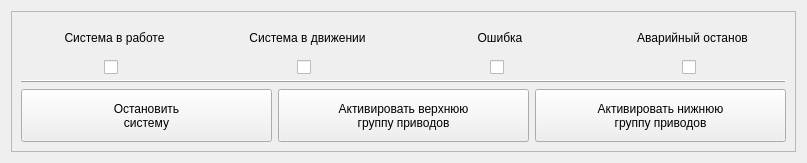
<?xml version="1.0" encoding="UTF-8"?>
<ui version="4.0">
 <class>SystemView</class>
 <widget class="QWidget" name="SystemView">
  <property name="geometry">
   <rect>
    <x>0</x>
    <y>0</y>
    <width>807</width>
    <height>163</height>
   </rect>
  </property>
  <property name="sizePolicy">
   <sizepolicy hsizetype="Fixed" vsizetype="Fixed">
    <horstretch>0</horstretch>
    <verstretch>0</verstretch>
   </sizepolicy>
  </property>
  <property name="minimumSize">
   <size>
    <width>807</width>
    <height>163</height>
   </size>
  </property>
  <property name="windowTitle">
   <string>Form</string>
  </property>
  <property name="styleSheet">
   <string notr="true">QCheckBox
{
	margin-left:50%;
	margin-right:50%;
}</string>
  </property>
  <layout class="QHBoxLayout" name="horizontalLayout">
   <item>
    <widget class="QFrame" name="frame">
     <property name="frameShape">
      <enum>QFrame::Shape::StyledPanel</enum>
     </property>
     <property name="frameShadow">
      <enum>QFrame::Shadow::Raised</enum>
     </property>
     <layout class="QHBoxLayout" name="horizontalLayout_2">
      <item>
       <layout class="QVBoxLayout" name="verticalLayout_5">
        <item>
         <layout class="QHBoxLayout" name="horizontalLayout_3">
          <item>
           <layout class="QVBoxLayout" name="verticalLayout">
            <item>
             <widget class="QLabel" name="label">
              <property name="text">
               <string>Система в работе</string>
              </property>
              <property name="alignment">
               <set>Qt::AlignmentFlag::AlignCenter</set>
              </property>
             </widget>
            </item>
            <item alignment="Qt::AlignmentFlag::AlignHCenter">
             <widget class="QCheckBox" name="isSystemWorking">
              <property name="text">
               <string/>
              </property>
             </widget>
            </item>
           </layout>
          </item>
          <item>
           <layout class="QVBoxLayout" name="verticalLayout_2">
            <item>
             <widget class="QLabel" name="label_2">
              <property name="text">
               <string>Система в движении</string>
              </property>
              <property name="alignment">
               <set>Qt::AlignmentFlag::AlignCenter</set>
              </property>
             </widget>
            </item>
            <item alignment="Qt::AlignmentFlag::AlignHCenter">
             <widget class="QCheckBox" name="isSystemMoving">
              <property name="text">
               <string/>
              </property>
             </widget>
            </item>
           </layout>
          </item>
          <item>
           <layout class="QVBoxLayout" name="verticalLayout_3">
            <item>
             <widget class="QLabel" name="label_3">
              <property name="text">
               <string>Ошибка</string>
              </property>
              <property name="alignment">
               <set>Qt::AlignmentFlag::AlignCenter</set>
              </property>
             </widget>
            </item>
            <item alignment="Qt::AlignmentFlag::AlignHCenter">
             <widget class="QCheckBox" name="IsSystemError">
              <property name="text">
               <string/>
              </property>
             </widget>
            </item>
           </layout>
          </item>
          <item>
           <layout class="QVBoxLayout" name="verticalLayout_4">
            <item>
             <widget class="QLabel" name="label_4">
              <property name="text">
               <string>Аварийный останов</string>
              </property>
              <property name="alignment">
               <set>Qt::AlignmentFlag::AlignCenter</set>
              </property>
             </widget>
            </item>
            <item alignment="Qt::AlignmentFlag::AlignHCenter">
             <widget class="QCheckBox" name="isSystemEStoped">
              <property name="text">
               <string/>
              </property>
             </widget>
            </item>
           </layout>
          </item>
         </layout>
        </item>
        <item>
         <widget class="Line" name="line">
          <property name="frameShadow">
           <enum>QFrame::Shadow::Raised</enum>
          </property>
          <property name="lineWidth">
           <number>1</number>
          </property>
          <property name="midLineWidth">
           <number>0</number>
          </property>
          <property name="orientation">
           <enum>Qt::Orientation::Horizontal</enum>
          </property>
         </widget>
        </item>
        <item>
         <layout class="QHBoxLayout" name="horizontalLayout_4">
          <item>
           <widget class="QPushButton" name="stop">
            <property name="sizePolicy">
             <sizepolicy hsizetype="Minimum" vsizetype="Preferred">
              <horstretch>0</horstretch>
              <verstretch>0</verstretch>
             </sizepolicy>
            </property>
            <property name="text">
             <string>Остановить
систему</string>
            </property>
            <property name="checkable">
             <bool>true</bool>
            </property>
           </widget>
          </item>
          <item>
           <widget class="QPushButton" name="activateUp">
            <property name="sizePolicy">
             <sizepolicy hsizetype="Minimum" vsizetype="Preferred">
              <horstretch>0</horstretch>
              <verstretch>0</verstretch>
             </sizepolicy>
            </property>
            <property name="text">
             <string>Активировать верхнюю
группу приводов</string>
            </property>
            <property name="checkable">
             <bool>true</bool>
            </property>
           </widget>
          </item>
          <item>
           <widget class="QPushButton" name="activateDown">
            <property name="sizePolicy">
             <sizepolicy hsizetype="Minimum" vsizetype="Preferred">
              <horstretch>0</horstretch>
              <verstretch>0</verstretch>
             </sizepolicy>
            </property>
            <property name="text">
             <string>Активировать нижнюю
группу приводов</string>
            </property>
            <property name="checkable">
             <bool>true</bool>
            </property>
           </widget>
          </item>
         </layout>
        </item>
       </layout>
      </item>
     </layout>
    </widget>
   </item>
  </layout>
 </widget>
 <resources/>
 <connections/>
</ui>
